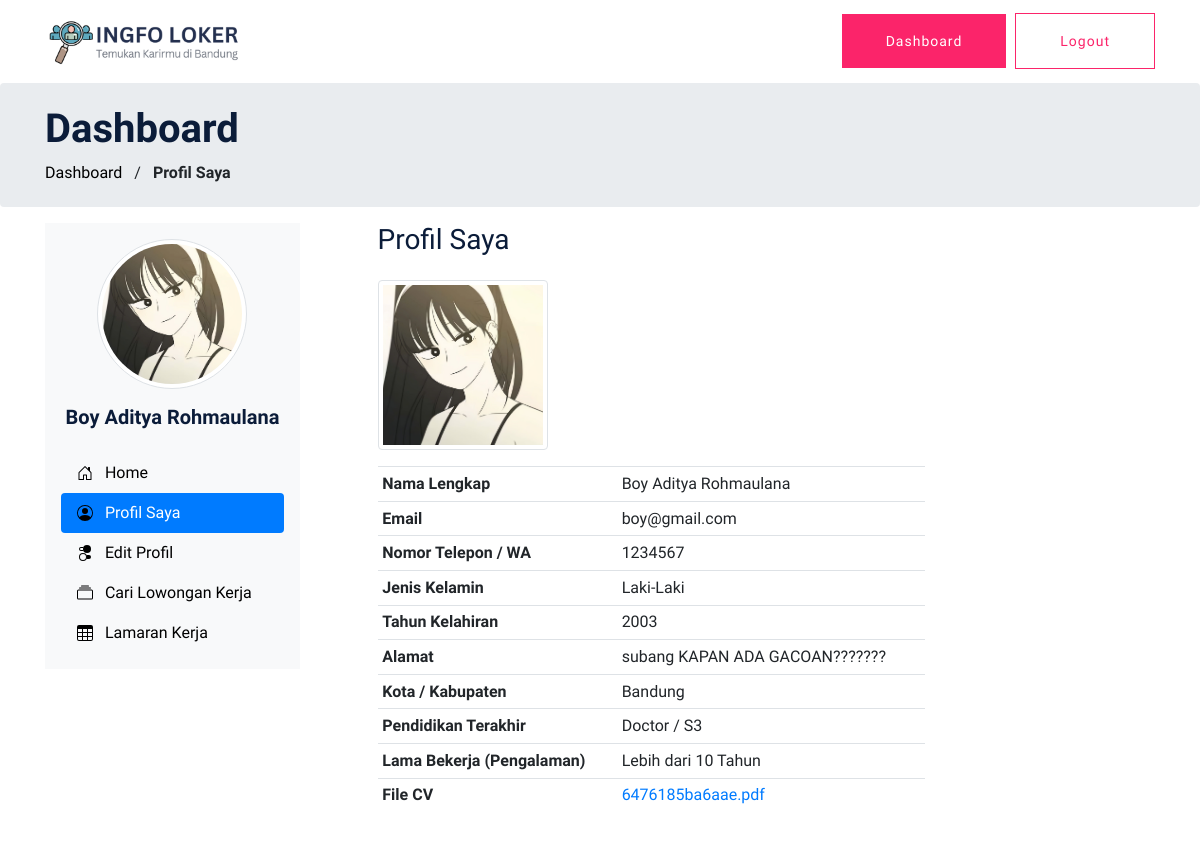
The app's page /user/profil_pelamar.php (signed in), older data.
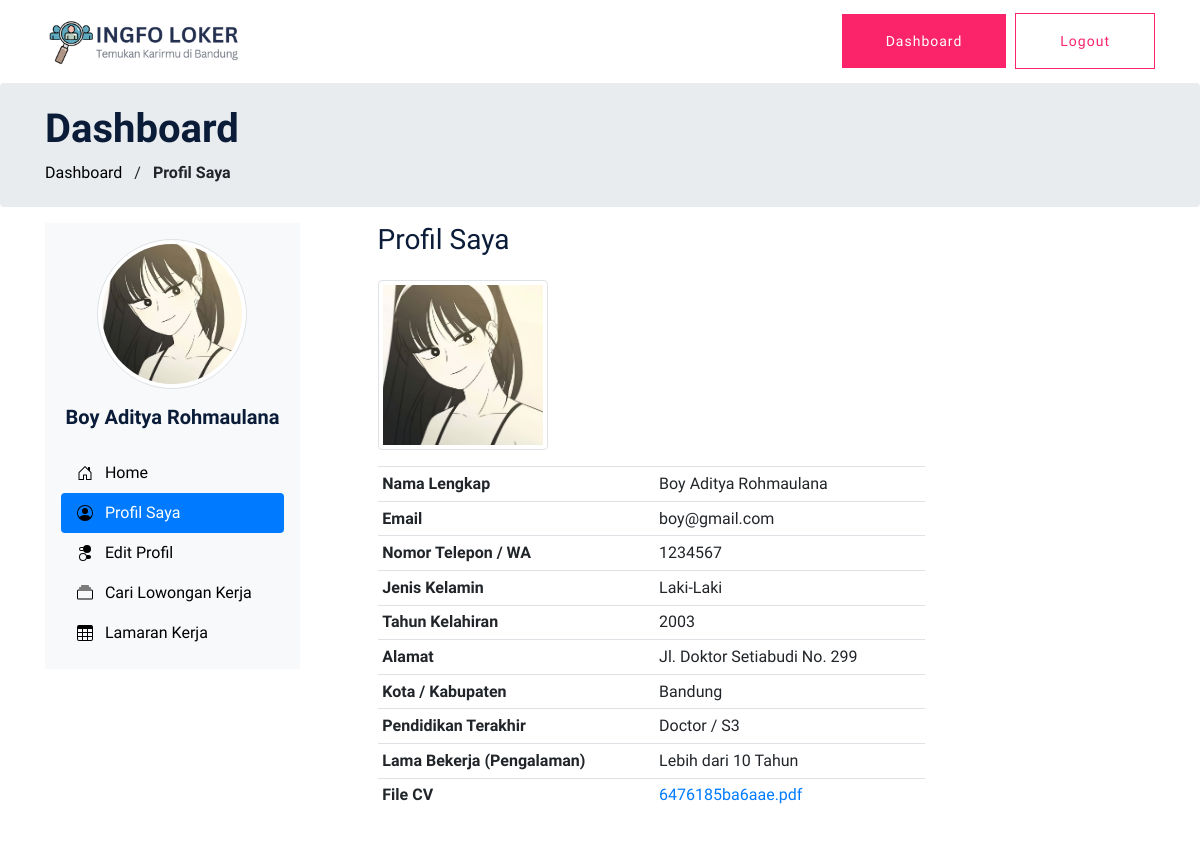
The same page, newer data.
### tables this page shows
CREATE TABLE `pelamar` (
  `id_pelamar` int(11) NOT NULL,
  `username_pelamar` varchar(100) NOT NULL,
  `password_pelamar` varchar(100) NOT NULL,
  `email_pelamar` varchar(100) NOT NULL,
  `nama_pelamar` varchar(100) NOT NULL,
  `telepon_pelamar` varchar(20) NOT NULL,
  `foto_pelamar` varchar(255) NOT NULL,
  `pendidikan_terakhir` varchar(20) NOT NULL,
  `resume` varchar(255) NOT NULL,
  `jenis_kelamin` varchar(20) NOT NULL,
  `tahun_kelahiran` varchar(5) NOT NULL,
  `alamat_pelamar` varchar(255) NOT NULL,
  `kota_kab_pelamar` varchar(100) NOT NULL,
  `lama_bekerja` varchar(25) NOT NULL,
  `status_akun` int(11) NOT NULL
);

### functions.php (called while the page is built, shortened)
<?php
$conn = mysqli_connect("localhost", "root", "", "loker");
function query($query)
{
    global $conn;
    $result = mysqli_query($conn, $query);
    $rows = [];
    while ($row = mysqli_fetch_assoc($result)) {
        $rows[] = $row;
    }
    return $rows;
}

### user/profil_pelamar.php (the view, shortened to what this page needs)
<?php
require '../functions.php';
$id_pelamar = $_SESSION['id_pelamar'];
$info = query("SELECT * FROM pelamar WHERE id_pelamar = $id_pelamar")[0];
?>
<?php $title = 'Profil Saya' ?>
<?php include 'navbar.php' ?>
<section class="breadcrumb" id="home-section">
  <div class="container">
    <div class="row">
      <div class="col-md-7 mt-10 mb-10">
        <h1 class="text-black font-weight-bold">Dashboard</h1>
        <div class="custom-breadcrumbs">
          <a href="index.php"><span style="color: black;">Dashboard</span></a> <span class="mx-2 slash">/</span>
          <span class="text-black"><strong>Profil Saya</strong></span>
        </div>
      </div>
    </div>
  </div>
</section>
<main>
  <div class="wrapper">
    <div class="content-wrapper">
      <section class="content-header">
        <div class="container mb-5">
          <div class="row">
            <?php include 'dashboard.php' ?>
            <div class="col-md-8 bg-white padding-2 container">
              <h3 class="mb-4">Profil Saya</h3>
              <div class="mb-3">
                <img src="../upload/user/foto/<?= $info['foto_pelamar'] ?>" class=" mb-3 img-responsive center-block d-block img-thumbnail" style="width: 170px;" alt="Avatar" />
              </div>
              <table class="table table-sm w-75">
                <tbody>
                  <tr>
                    <th scope="row">Nama Lengkap</th>
                    <td <?php echo ($info['nama_pelamar'] == "") ? "class='table-danger'" : "" ?>><?= $info['nama_pelamar'] ?></td>
                  </tr>
                  <tr>
                    <th scope="row">Email</th>
                    <td <?php echo ($info['email_pelamar'] == "") ? "class='table-danger'" : "" ?>><?= $info['email_pelamar'] ?></td>
                  </tr>
                  <tr>
                    <th scope="row">Nomor Telepon / WA </th>
                    <td <?php echo ($info['telepon_pelamar'] == "") ? "class='table-danger'" : "" ?>><?= $info['telepon_pelamar'] ?></td>
                  </tr>
                  <tr>
                    <th scope="row">Jenis Kelamin</th>
                    <td <?php echo ($info['jenis_kelamin'] == "") ? "class='table-danger'" : "" ?>><?= $info['jenis_kelamin'] ?></td>
                  </tr>
                  <tr>
                    <th scope="row">Tahun Kelahiran</th>
                    <td <?php echo ($info['tahun_kelahiran'] == "") ? "class='table-danger'" : "" ?>><?= $info['tahun_kelahiran'] ?></td>
                  </tr>
                  <tr>
                    <th scope="row">Alamat</th>
                    <td <?php echo ($info['alamat_pelamar'] == "") ? "class='table-danger'" : "" ?>><?= $info['alamat_pelamar'] ?></td>
                  </tr>
                  <tr>
                    <th scope="row">Kota / Kabupaten</th>
                    <td <?php echo ($info['kota_kab_pelamar'] == "") ? "class='table-danger'" : "" ?>><?= $info['kota_kab_pelamar'] ?></td>
                  </tr>
                  <tr>
                    <th scope="row">Pendidikan Terakhir</th>
                    <td <?php echo ($info['pendidikan_terakhir'] == "") ? "class='table-danger'" : "" ?>><?= $info['pendidikan_terakhir'] ?></td>
                  </tr>
                  <tr>
                    <th scope="row">Lama Bekerja (Pengalaman)</th>
                    <td <?php echo ($info['lama_bekerja'] == "") ? "class='table-danger'" : "" ?>><?= $info['lama_bekerja'] ?></td>
                  </tr>
                  <tr>
                    <th scope="row">File CV</th>
                    <td <?php echo ($info['resume'] == "") ? "class='table-danger'" : "" ?>><a href="../upload/user/resume/<?= $info['resume'] ?>" download="CV_<?= $info['nama_pelamar'] ?>" class="btn-link" ><?= $info['resume'] ?></a></td>
                  </tr>
                </tbody>
              </table>
            </div>
          </div>
        </div>
      </section>
    </div>
    </body>

### user/navbar.php (shortened to what this page needs)
<!doctype html>
<html class="no-js" lang="en">
<head>
    <link rel="stylesheet" href="https://cdnjs.cloudflare.com/ajax/libs/font-awesome/4.7.0/css/font-awesome.min.css">
    <link rel="stylesheet" href="https://cdnjs.cloudflare.com/ajax/libs/ionicons/2.0.1/css/ionicons.min.css">
    <link rel="stylesheet" href="../assets/css/bootstrap.min.css">
    <link rel="stylesheet" href="../assets/css/owl.carousel.min.css">
    <link rel="stylesheet" href="../assets/css/flaticon.css">
    <link rel="stylesheet" href="../assets/css/price_rangs.css">
    <link rel="stylesheet" href="../assets/css/slicknav.css">
    <link rel="stylesheet" href="../assets/css/animate.min.css">
    <link rel="stylesheet" href="../assets/css/magnific-popup.css">
    <link rel="stylesheet" href="../assets/css/fontawesome-all.min.css">
    <link rel="stylesheet" href="../assets/css/themify-icons.css">
    <link rel="stylesheet" href="../assets/css/slick.css">
    <link rel="stylesheet" href="../assets/css/nice-select.css">
    <link rel="stylesheet" href="../assets/css/style.css">
</head>
<body>
    <header>
        <div class="header-area header-transparrent">
            <div class="headder-top header-sticky">
                <div class="container">
                    <div class="row align-items-center">
                        <div class="col-lg-3 col-md-2 mt-2 mb-2">
                            <div class="logo">
                                <a href="index.php"><img src="../assets/img/logo/logo2.png" width="200" alt=""></a>
                            </div>
                        </div>
                        <div class="col-lg-9 col-md-9">
                            <div class="menu-wrapper">
                                <div class="header-btn d-none f-right d-lg-block">
                                    <a href="index.php" class="btn head-btn1">Dashboard</a>
                                    <a href="logout.php" class="btn head-btn2">Logout</a>
                                </div>
                            </div>
                        </div>
                    </div>
                </div>
            </div>
        </div>
    </header>

### user/dashboard.php
<?php
$dashboard = query("SELECT * FROM pelamar WHERE id_pelamar = $id_pelamar")[0];
?>
<div class="col-md-3 mb-5">
    <div class="d-flex flex-column flex-shrink-0 p-3 bg-light menu-wrapper">
        <div class="mx-auto align-items-center mb-3">
            <img src="../upload/user/foto/<?= $dashboard['foto_pelamar'] ?>" class=" rounded-circle mb-3 img-responsive center-block d-block mx-auto img-thumbnail" style="width: 150px;" alt="Avatar" />
            <h5 class="mb-2" style="text-align: center;"><strong><?= $dashboard['nama_pelamar'] ?></strong></h5>
        </div>
        <div class="menu-wrapper">
            <div class="main-menu">
                <ul class="nav nav-pills flex-column mb-auto menu-wrapper">
                    <li class="nav-item">
                        <a href="index.php" class="nav-link link-dark <?php echo ($title == 'Home | Pelamar') ?  "active" : "" ?> " style="<?php echo ($title == 'Home | Pelamar') ?  "" : "color: black;" ?>">
                            <svg class="bi me-2" width="16" height="16">
                                <use xlink:href="#home" />
                            </svg>
                            &nbsp; Home
                        </a>
                    </li>
                    <li>
                        <a href="profil_pelamar.php" class="nav-link link-dark <?php echo ($title == 'Profil Saya') ?  "active" : "" ?> " style="<?php echo ($title == 'Profil Saya') ?  "" : "color: black;" ?>">
                            <svg class="bi me-2" width="16" height="16">
                                <use xlink:href="#people-circle" />
                            </svg>
                            &nbsp; Profil Saya
                        </a>
                    </li>
                    <li>
                        <a href="edit_profil.php" class="nav-link link-dark <?php echo ($title == 'Edit Profil') ?  "active" : "" ?> " style="<?php echo ($title == 'Edit Profil') ?  "" : "color: black;" ?>">
                            <svg class="bi me-2" width="16" height="16">
                                <use xlink:href="#toggles2" />
                            </svg>
                            &nbsp; Edit Profil
                        </a>
                    </li>
                    <li>
                        <a href="job_listing.php" class="nav-link link-dark <?php echo ($title == 'Cari Lowongan Kerja') ?  "active" : "" ?> " style="<?php echo ($title == 'Cari Lowongan Kerja') ?  "" : "color: black;" ?>">
                            <svg class="bi me-2" width="16" height="16">
                                <use xlink:href="#collection" />
                            </svg>
                            &nbsp; Cari Lowongan Kerja
                        </a>
                    </li>
                    <li>
                        <a href="lamaran_kerja.php" class="nav-link link-dark <?php echo ($title == 'Lamaran Kerja') ?  "active" : "" ?> " style="<?php echo ($title == 'Lamaran Kerja') ?  "" : "color: black;" ?>">
                            <svg class="bi me-2" width="16" height="16">
                                <use xlink:href="#table" />
                            </svg>
                            &nbsp; Lamaran Kerja
                        </a>
                    </li>
                </ul>
            </div>
        </div>
    </div>
</div>

Row changes from the older to the newer data that the page shows:
changed pelamar "Boy Aditya Rohmaulana": alamat_pelamar "subang KAPAN ADA GACOAN???????" → "Jl. Doktor Setiabudi No. 299"
